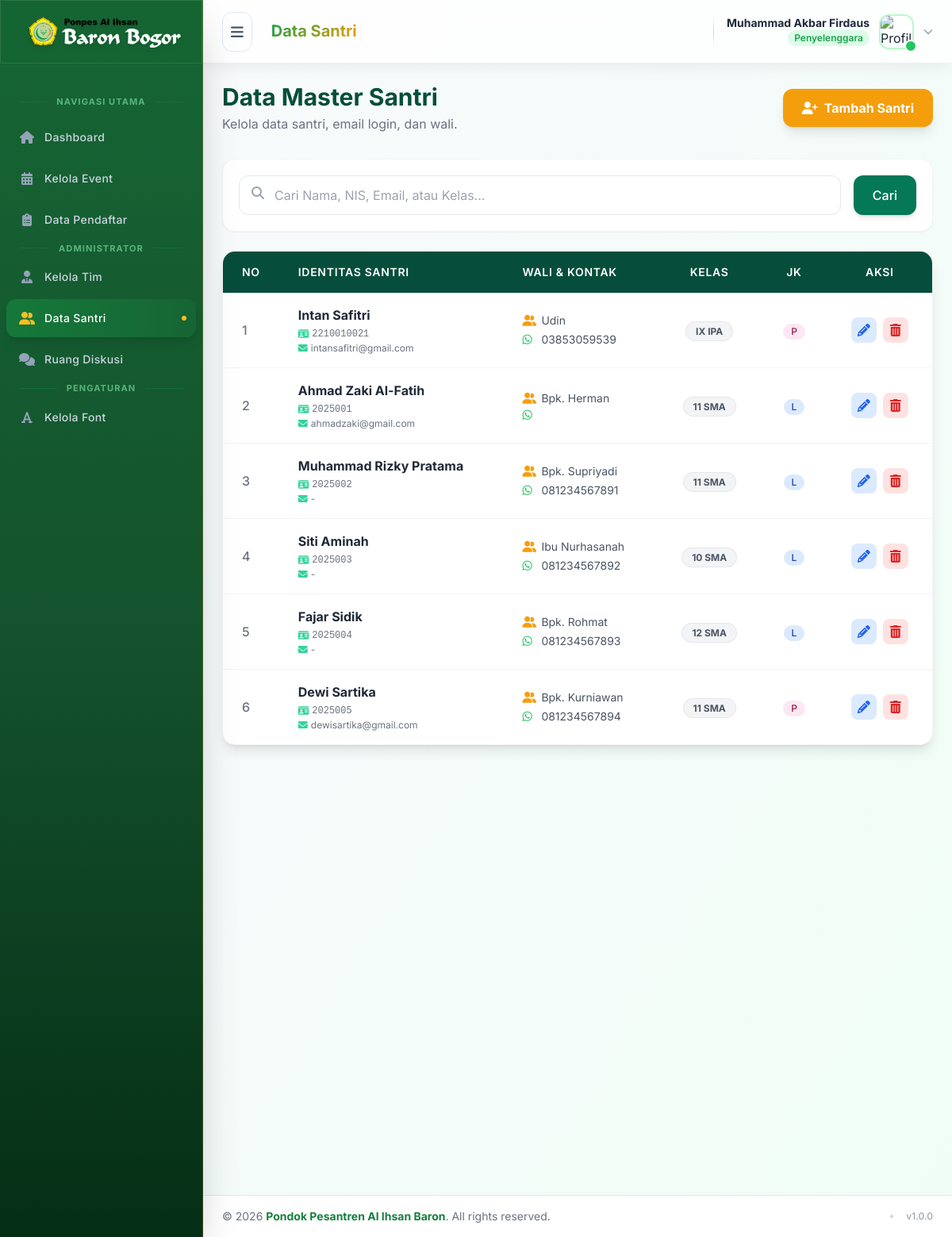
Page /admin/kelola_user.php (signed in) on the committed database.
### tables this page shows
CREATE TABLE `santri` (
  `id` int NOT NULL,
  `nis` varchar(50) NOT NULL,
  `password` varchar(255) NOT NULL,
  `otp_code` varchar(10) DEFAULT NULL,
  `otp_expires_at` datetime DEFAULT NULL,
  `nama_lengkap` varchar(255) NOT NULL,
  `email` varchar(100) DEFAULT NULL,
  `jenis_kelamin` enum('Laki-laki','Perempuan') NOT NULL DEFAULT 'Laki-laki',
  `kelas` varchar(50) DEFAULT NULL,
  `nama_wali` varchar(255) DEFAULT NULL,
  `no_hp_wali` varchar(20) DEFAULT NULL,
  `barcode_code` varchar(100) NOT NULL,
  `foto_santri` varchar(255) DEFAULT NULL,
  `created_at` timestamp NOT NULL DEFAULT CURRENT_TIMESTAMP
);

### admin/kelola_user.php (the view, shortened to what this page needs)
<?php
require_once BASE_PATH . '/admin/templates/header.php';
require_once BASE_PATH . '/core/koneksi.php';
$search = isset($_GET['search']) ? trim($_GET['search']) : '';
$limit = 10;
$page = isset($_GET['page']) ? (int) $_GET['page'] : 1;
$offset = ($page - 1) * $limit;
$whereClause = "WHERE 1=1";
$params = [];
$sql = "SELECT * FROM santri $whereClause ORDER BY created_at DESC LIMIT $limit OFFSET $offset";
$stmt = $pdo->prepare($sql);
$stmt->execute($params);
$santri_list = $stmt->fetchAll(PDO::FETCH_ASSOC);
?>
<div class="min-h-screen">
    <div class="flex flex-col lg:flex-row justify-between items-start lg:items-center mb-8 gap-4">
        <div>
            <h1 class="text-3xl font-bold text-emerald-900">Data Master Santri</h1>
            <p class="text-gray-500 mt-1">Kelola data santri, email login, dan wali.</p>
        </div>
        <button onclick="openModalSantri()"
            class="bg-gold-500 hover:bg-gold-600 text-white font-bold py-3 px-6 rounded-xl transition-all shadow-lg hover:shadow-xl transform hover:-translate-y-1 flex items-center gap-2">
            <i class="fas fa-user-plus"></i> Tambah Santri
        </button>
    </div>
    <div class="bg-white rounded-2xl shadow-sm border border-gray-100 p-5 mb-6">
        <form method="GET" class="flex gap-4">
            <div class="relative flex-grow">
                <i class="fas fa-search absolute left-4 top-3.5 text-gray-400"></i>
                <input type="text" name="search" value="<?= htmlspecialchars($search) ?>"
                    class="w-full pl-11 pr-4 py-3 rounded-xl border border-gray-200 focus:border-emerald-600 focus:ring-2 focus:ring-emerald-100 outline-none transition"
                    placeholder="Cari Nama, NIS, Email, atau Kelas...">
            </div>
            <button type="submit"
                class="bg-emerald-700 hover:bg-emerald-800 text-white px-6 rounded-xl font-medium transition shadow-md">
                Cari
            </button>
        </form>
    </div>
    <div class="bg-white rounded-2xl shadow-lg border border-gray-100 overflow-hidden">
        <div class="overflow-x-auto">
            <table class="w-full text-left border-collapse">
                <thead class="bg-emerald-900 text-white">
                    <tr>
                        <th class="px-6 py-4 font-semibold text-sm uppercase tracking-wider">No</th>
                        <th class="px-6 py-4 font-semibold text-sm uppercase tracking-wider">Identitas Santri</th>
                        <th class="px-6 py-4 font-semibold text-sm uppercase tracking-wider">Wali & Kontak</th>
                        <th class="px-6 py-4 font-semibold text-sm uppercase tracking-wider text-center">Kelas</th>
                        <th class="px-6 py-4 font-semibold text-sm uppercase tracking-wider text-center">JK</th>
                        <th class="px-6 py-4 font-semibold text-sm uppercase tracking-wider text-center">Aksi</th>
                    </tr>
                </thead>
                <tbody class="divide-y divide-gray-100">
                    <?php if (count($santri_list) > 0): ?>
                        <?php foreach ($santri_list as $index => $row):
                            ?>
                            <tr class="hover:bg-emerald-50 transition-colors group">
                                <td class="px-6 py-4 text-gray-500 font-medium w-16">
                                    <?= $offset + $index + 1 ?>
                                </td>
                                <td class="px-6 py-4">
                                    <div class="flex items-center gap-3">
                                        <div>
                                            <p class="font-bold text-gray-800 group-hover:text-emerald-700 transition">
                                                <?= htmlspecialchars($row['nama_lengkap']) ?>
                                            </p>
                                            <div class="flex flex-col gap-0.5 mt-1">
                                                <span class="text-xs text-gray-500 font-mono flex items-center gap-1">
                                                    <i class="fas fa-id-card text-emerald-400"></i>
                                                    <?= htmlspecialchars($row['nis']) ?>
                                                </span>
                                                <span class="text-xs text-gray-500 flex items-center gap-1">
                                                    <i class="fas fa-envelope text-emerald-400"></i>
                                                    <?= htmlspecialchars($row['email'] ?? '-') ?>
                                                </span>
                                            </div>
                                        </div>
                                    </div>
                                </td>
                                <td class="px-6 py-4">
                                    <div class="space-y-1">
                                        <div class="flex items-center gap-2 text-sm text-gray-600">
                                            <i class="fas fa-user-friends text-gold-500 w-4"></i>
                                            <?= htmlspecialchars($row['nama_wali']) ?>
                                        </div>
                                        <div class="flex items-center gap-2 text-sm text-gray-600">
                                            <i class="fab fa-whatsapp text-green-500 w-4"></i>
                                            <?= htmlspecialchars($row['no_hp_wali']) ?>
                                        </div>
                                    </div>
                                </td>
                                <td class="px-6 py-4 text-center">
                                    <span
                                        class="bg-gray-100 text-gray-600 py-1 px-3 rounded-full text-xs font-bold border border-gray-200">
                                        <?= htmlspecialchars($row['kelas']) ?>
                                    </span>
                                </td>
                                <td class="px-6 py-4 text-center">
                                    <?php if ($row['jenis_kelamin'] == 'Laki-laki'): ?>
                                        <span
                                            class="inline-flex items-center px-2.5 py-0.5 rounded-full text-xs font-medium bg-blue-100 text-blue-800">L</span>
                                    <?php else: ?>
                                        <span
                                            class="inline-flex items-center px-2.5 py-0.5 rounded-full text-xs font-medium bg-pink-100 text-pink-800">P</span>
                                    <?php endif; ?>
                                </td>
                                <td class="px-6 py-4 text-center">
                                    <div class="flex items-center justify-center gap-2">
                                        <button onclick='editSantri(<?= json_encode($row) ?>)'
                                            class="w-8 h-8 rounded-lg bg-blue-100 text-blue-600 hover:bg-blue-200 flex items-center justify-center transition"
                                            title="Edit">
                                            <i class="fas fa-pencil-alt"></i>
                                        </button>
                                        <button
                                            onclick="hapusSantri(<?= $row['id'] ?>, '<?= htmlspecialchars($row['nama_lengkap']) ?>')"
                                            class="w-8 h-8 rounded-lg bg-red-100 text-red-600 hover:bg-red-200 flex items-center justify-center transition"
                                            title="Hapus">
                                            <i class="fas fa-trash-alt"></i>
                                        </button>
                                    </div>
                                </td>
                            </tr>
                        <?php endforeach; ?>
                    <?php endif; ?>
                </tbody>
            </table>
        </div>
    </div>
</div>
<?php require_once BASE_PATH . '/admin/templates/footer.php'; ?>

### rows in the picture
santri: index "1", nama_lengkap "Intan Safitri", nis "2210010021", email "intansafitri@gmail.com", nama_wali "Udin", no_hp_wali "03853059539", kelas "IX IPA", jenis_kelamin "P"
santri: index "2", nama_lengkap "Ahmad Zaki Al-Fatih", nis "2025001", email "ahmadzaki@gmail.com", nama_wali "Bpk. Herman", kelas "11 SMA", jenis_kelamin "L"
santri: index "3", nama_lengkap "Muhammad Rizky Pratama", nis "2025002", email "-", nama_wali "Bpk. Supriyadi", no_hp_wali "081234567891", kelas "11 SMA", jenis_kelamin "L"
santri: index "4", nama_lengkap "Siti Aminah", nis "2025003", email "-", nama_wali "Ibu Nurhasanah", no_hp_wali "081234567892", kelas "10 SMA", jenis_kelamin "L"
santri: index "5", nama_lengkap "Fajar Sidik", nis "2025004", email "-", nama_wali "Bpk. Rohmat", no_hp_wali "081234567893", kelas "12 SMA", jenis_kelamin "L"
santri: index "6", nama_lengkap "Dewi Sartika", nis "2025005", email "dewisartika@gmail.com", nama_wali "Bpk. Kurniawan", no_hp_wali "081234567894", kelas "11 SMA", jenis_kelamin "P"

### other values in the picture
$title "NAVIGASI UTAMA ADMINISTRATOR PENGATURAN"
$label "Dashboard Kelola Event Data Pendaftar Kelola Tim Data Santri Ruang Diskusi Kelola Font"
$page_title "Data Santri"
$nama_user "Muhammad Akbar Firdaus"
